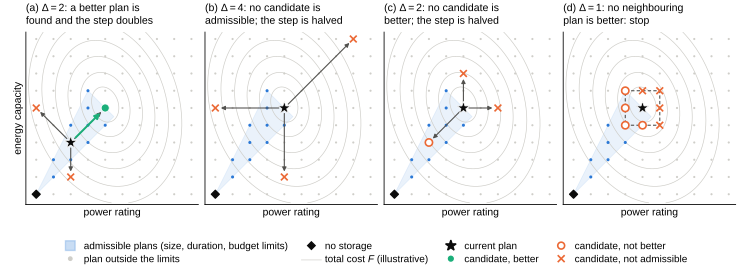

Recreate this plot in Python.
"""Generic schematic of the planning search (mesh adaptive direct search on discrete plan sizes).

Toy illustration, no case-study numbers: a grid of discrete plans (power units x energy units), an admissible
region (duration bounds i <= j <= 2i and a budget i + j <= 9), an illustrative cost F with its minimum near
(3.2, 4.4), and four polls that follow the rules of Algorithm 1, variant A: success at step 2 (step doubles to 4),
failure at step 4 (halves to 2), failure at step 2 (halves to 1), complete unit poll fails (stop).
"""
import sys
import numpy as np
import matplotlib
matplotlib.use("pdf")
import matplotlib.pyplot as plt
from matplotlib.lines import Line2D
from matplotlib.patches import Polygon, FancyArrowPatch, Rectangle

OUT = sys.argv[1]
plt.rcParams.update({
    "font.family": "Liberation Sans", "font.size": 8, "axes.titlesize": 8, "legend.fontsize": 7.2,
    "pdf.fonttype": 42, "axes.linewidth": 0.6,
    "mathtext.fontset": "custom", "mathtext.rm": "Liberation Sans", "mathtext.it": "Liberation Sans:italic",
    "mathtext.bf": "Liberation Sans:bold",
})
INK, INK2, GRID = "#0b0b0b", "#52514e", "#cfcec9"
BLUE, ORANGE, AQUA = "#2a78d6", "#eb6834", "#1baf7a"
N = 9

def admissible(i, j):
    return (i == 0 and j == 0) or (i >= 1 and i <= j <= 2 * i and i + j <= 9)

def F(i, j):
    return (i - 4.0) ** 2 + 0.6 * (j - 5.2) ** 2 + 0.3 * (i - 4.0) * (j - 5.2)

polls = [  # (incumbent, step, directions, title)
    ((2, 3), 2, [(1, 1), (-1, 1), (0, -1)], "(a) $\\Delta = 2$: a better plan is\nfound and the step doubles"),
    ((4, 5), 4, [(1, 1), (-1, 0), (0, -1)], "(b) $\\Delta = 4$: no candidate is\nadmissible; the step is halved"),
    ((4, 5), 2, [(-1, -1), (1, 0), (0, 1)], "(c) $\\Delta = 2$: no candidate is\nbetter; the step is halved"),
    ((4, 5), 1, None, "(d) $\\Delta = 1$: no neighbouring\nplan is better: stop"),
]

fig, axes = plt.subplots(1, 4, figsize=(190 / 25.4, 70 / 25.4))
region = Polygon([(0, 0), (3, 6), (4.5, 4.5)], closed=True, facecolor=BLUE, alpha=0.10, edgecolor="none", zorder=0)
xx, yy = np.meshgrid(np.linspace(-0.5, N + 0.5, 200), np.linspace(-0.5, N + 0.5, 200))
for k, (ax, (inc, step, dirs, title)) in enumerate(zip(axes, polls)):
    ax.add_patch(Polygon(region.get_xy(), closed=True, facecolor=BLUE, alpha=0.10, edgecolor=BLUE, lw=0.6, zorder=0))
    ax.contour(xx, yy, F(xx, yy), levels=[0.6, 2, 4.5, 8, 13, 19], colors=GRID, linewidths=0.5, zorder=1)
    for i in range(N + 1):
        for j in range(N + 1):
            ax.scatter(i, j, s=5 if admissible(i, j) else 2.5, color=BLUE if admissible(i, j) else GRID,
                       zorder=2, edgecolors="none")
    if dirs is None:
        cand = [(inc[0] + di, inc[1] + dj) for di in (-1, 0, 1) for dj in (-1, 0, 1) if (di, dj) != (0, 0)]
        ax.add_patch(Rectangle((inc[0] - 1, inc[1] - 1), 2, 2, fill=False, ls=(0, (3, 2)), lw=0.8, edgecolor=INK2,
                               zorder=2))
    else:
        cand = [(inc[0] + step * d[0], inc[1] + step * d[1]) for d in dirs]
    best = None
    for c in cand:
        if dirs is not None:
            ax.add_patch(FancyArrowPatch(inc, c, arrowstyle="-|>", mutation_scale=6, lw=0.8, color=INK2,
                                         shrinkA=4, shrinkB=4, zorder=3))
        if not admissible(*c):
            ax.scatter(*c, marker="x", s=24, color=ORANGE, linewidths=1.2, zorder=5, clip_on=False)
        elif F(*c) < F(*inc):
            ax.scatter(*c, s=34, color=AQUA, edgecolors="white", linewidths=0.6, zorder=5)
            best = c
        else:
            ax.scatter(*c, s=28, facecolors="white", edgecolors=ORANGE, linewidths=1.2, zorder=5)
    ax.scatter(*inc, marker="*", s=90, color=INK, edgecolors="white", linewidths=0.5, zorder=6)
    if best is not None:
        ax.annotate("", best, inc, arrowprops=dict(arrowstyle="-|>", lw=1.4, color=AQUA, shrinkA=5, shrinkB=5),
                    zorder=4)
    ax.scatter(0, 0, marker="D", s=16, color=INK, zorder=6)
    ax.set_xlim(-0.6, N + 0.4); ax.set_ylim(-0.6, N + 0.4); ax.set_aspect("equal")
    ax.set_xticks([]); ax.set_yticks([])
    for sp in ("top", "right"):
        ax.spines[sp].set_visible(False)
    ax.set_xlabel("power rating", fontsize=7.5, labelpad=2)
    if k == 0:
        ax.set_ylabel("energy capacity", fontsize=7.5, labelpad=2)
    ax.set_title(title, loc="left", fontsize=7.6)

leg = [Line2D([], [], marker="s", ls="", markerfacecolor=BLUE, alpha=0.25, markeredgecolor=BLUE, markersize=7,
              label="admissible plans (size, duration, budget limits)"),
       Line2D([], [], marker="o", ls="", color=GRID, markersize=2.5, label="plan outside the limits"),
       Line2D([], [], marker="D", ls="", color=INK, markersize=3.8, label="no storage"),
       Line2D([], [], ls="-", lw=0.5, color=GRID, label="total cost $F$ (illustrative)"),
       Line2D([], [], marker="*", ls="", color=INK, markersize=8, label="current plan"),
       Line2D([], [], marker="o", ls="", color=AQUA, markeredgecolor="white", markersize=5.5, label="candidate, better"),
       Line2D([], [], marker="o", ls="", markerfacecolor="white", markeredgecolor=ORANGE, markeredgewidth=1.2,
              markersize=5, label="candidate, not better"),
       Line2D([], [], marker="x", ls="", color=ORANGE, markersize=5, markeredgewidth=1.2,
              label="candidate, not admissible")]
fig.legend(handles=leg, loc="lower center", ncol=4, frameon=False, handletextpad=0.35, columnspacing=1.2,
           labelspacing=0.4, bbox_to_anchor=(0.5, 0.0))
fig.tight_layout(w_pad=0.6, rect=(0, 0.15, 1, 0.99))
fig.savefig(OUT)
fig.savefig(OUT.replace(".pdf", "_preview.png"), dpi=200)
for inc, step, dirs, _ in polls:
    if dirs is None:
        cand = [(inc[0] + di, inc[1] + dj) for di in (-1, 0, 1) for dj in (-1, 0, 1) if (di, dj) != (0, 0)]
    else:
        cand = [(inc[0] + step * d[0], inc[1] + step * d[1]) for d in dirs]
    print(inc, step, [(c, "adm" if admissible(*c) else "out", round(F(*c) - F(*inc), 2) if admissible(*c) else None)
                      for c in cand])
